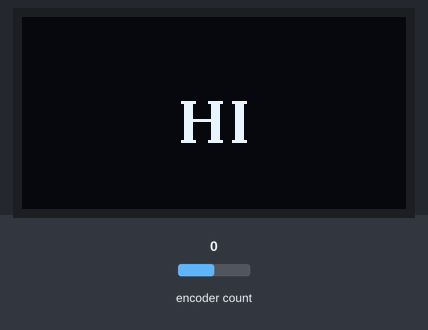
Bench run of a sketch on a simulated Arduino Uno, built with avr-gcc and run on an emulated ATmega328P. Shown: 128×64 one-colour display. The test bench sets the inputs (shaded band); at power-on: encoder count 0. What the sketch prints to the serial monitor is not drawn.

Above: at 3.3 s.
3.4 s: encoder count set to 1
At 4.4 s:
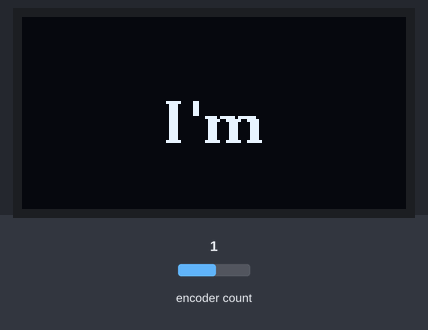
4.9 s: encoder count set to 2
At 6.0 s:
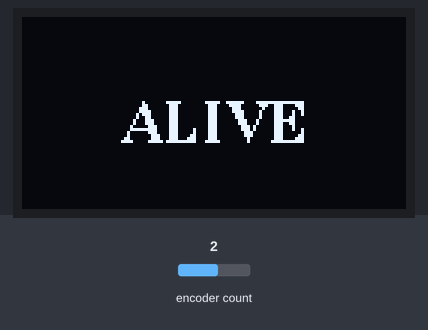
6.4 s: encoder count set to 3
At 6.7 s:
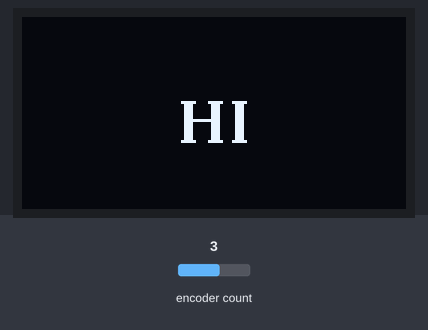
7.9 s: encoder count set to 4
At 9.0 s:
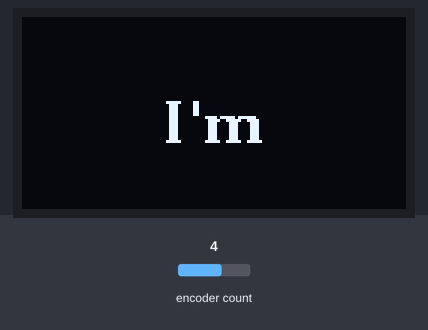
Timing chart, 0 to 10.4 s (numbered marks = the images above; inputs shaded):
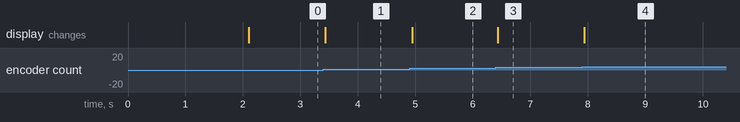

The sketch:

Main.ino
```cpp
#include "Menu.h"
#include <U8g2lib.h>
#include <BasicEncoder.h>

#define RECLK 2  // rotary encoder clk pin
#define REDT 3  // data/direction rotary encoder pin
#define RESW 4  // reotary encoder switch

// init screen object
U8G2_SSD1306_128X64_NONAME_F_SW_I2C u8g2(U8G2_R0, /* clock=*/ SCL, /* data=*/ SDA, /* reset=*/ U8X8_PIN_NONE);

BasicEncoder encoder(RECLK, REDT);

Menu<String> menu(6);  // init menu object with 6 items

int lastStateCLK;
int currentStateCLK;
bool rotating = false;

void setup() {
  // put your setup code here, to run once:
  Serial.begin(9600);  // initiallize Serial terminal

  u8g2.begin();  // start screen
  u8g2.clearBuffer();  // clear screen buffer
  u8g2.setFont(u8g2_font_ncenB14_tr);  // set print out font


  // Setting up menu items for example
  menu.append("HI");
  menu.append("I'm");
  menu.append("ALIVE");

  //Opening message
  u8g2.drawStr(20, 20, "Hello");
  u8g2.sendBuffer();

  //Delay before starting loop
  delay(2000);

  u8g2.clearBuffer();  //clear buffer
  const char* buff = menu.getItem()->data.c_str();  // get string

  int width = u8g2.getStrWidth(buff);  // get width
  int height = u8g2.getMaxCharHeight();  // get height

  // centering calculations
  int x = (128 - width) / 2; // horiz center
  int y = (64 + height) / 2; // vert center

  // draw
  u8g2.drawStr(x, y, buff);
  u8g2.sendBuffer();
}

void loop() {
  // put your main code here, to run repeatedly:


  encoder.service();
  int encoder_change = encoder.get_change();


  // If state changes, determine direction
  if (encoder_change) {
    if (encoder_change == -1) {
      Serial.println("Rotated Left");

      menu.prev();  // left - getprev
      //Change screen
      u8g2.clearBuffer();  //clear buffer
      const char* buff = menu.getItem()->data.c_str();  // get string

      int width = u8g2.getStrWidth(buff);  // get width
      int height = u8g2.getMaxCharHeight();  // get height

      // centering calculations
      int x = (128 - width) / 2; // horiz center
      int y = (64 + height) / 2; // vert center

      // draw
      u8g2.drawStr(x, y, buff);
      u8g2.sendBuffer();
      delay(50);
    } else {
        Serial.println("Rotated right");

        menu.next();  // right-getnext
        //Change screen
        u8g2.clearBuffer();  //clear buffer
        const char* buff = menu.getItem()->data.c_str();  // get string

        int width = u8g2.getStrWidth(buff);  // get width
        int height = u8g2.getMaxCharHeight();  // get height

        // centering calculations
        int x = (128 - width) / 2; // horiz center
        int y = (64 + height) / 2; // vert center

        //draw
        u8g2.drawStr(x, y, buff);
        u8g2.sendBuffer();
        delay(50);
    }
  }


  /*
  if (digitalRead(RESW) == LOW) {
    Serial.println("Button Pressed");
    delay(200); // Debounce delay
  }
  */
}
```

Menu.h
```cpp
#ifndef MENU_H
#define MENU_H

#include <Arduino.h>

template <typename T>
class Menu;

template <typename T>
class Node {
public:
  T data;
  void* obj;
  Node() : obj(nullptr) {}
  Node(const T& val) : data(val), obj(nullptr) {}
};

template <typename T>
class Menu {
private:
  int size;
  int numI;
  Node<T>* items;
  int index;
  int insert;


public:

  Menu(int s) : size(s), index(0), insert(0), numI(0) {
    items = new Node<T>[s];
  }

  ~Menu() { delete[] items; }

  void append(const T& value) {
    items[insert] = Node<T>(value);
    insert = (insert + 1) % size;
    numI++;
  }

  void next() { index = (index + 1) % numI; }

  void prev() {
    if((index - 1) >= 0){
      index = (index - 1) % numI;
    }
  }

  Node<T>* getItem() { return &items[index]; }


};
#endif
```

Measured:
- after the input at 3.4 s, the display: changes at once (image 1)
- after the input at 4.9 s, the display: changes after 0.05 s (image 2)
- after the input at 6.4 s, the display: changes at once (image 3)
- after the input at 7.9 s, the display: changes at once (image 4)
